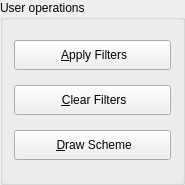
     <widget class="QGroupBox" name="groupBox_3">
      <property name="enabled">
       <bool>true</bool>
      </property>
      <property name="sizePolicy">
       <sizepolicy hsizetype="Fixed" vsizetype="Fixed">
        <horstretch>0</horstretch>
        <verstretch>0</verstretch>
       </sizepolicy>
      </property>
      <property name="minimumSize">
       <size>
        <width>185</width>
        <height>185</height>
       </size>
      </property>
      <property name="maximumSize">
       <size>
        <width>180</width>
        <height>185</height>
       </size>
      </property>
      <property name="baseSize">
       <size>
        <width>0</width>
        <height>165</height>
       </size>
      </property>
      <property name="title">
       <string>User operations</string>
      </property>
      <layout class="QVBoxLayout" name="verticalLayout_2">
       <item>
        <widget class="QPushButton" name="pb_applyFilters">
         <property name="sizePolicy">
          <sizepolicy hsizetype="Preferred" vsizetype="Preferred">
           <horstretch>0</horstretch>
           <verstretch>0</verstretch>
          </sizepolicy>
         </property>
         <property name="maximumSize">
          <size>
           <width>16777215</width>
           <height>30</height>
          </size>
         </property>
         <property name="toolTip">
          <string>Apply Filters (Enter)</string>
         </property>
         <property name="text">
          <string> &amp;Apply Filters</string>
         </property>
         <property name="icon">
          <iconset resource="isomapi_resources.qrc">
           <normaloff>:/Icons/trans.gif</normaloff>:/Icons/trans.gif</iconset>
         </property>
        </widget>
       </item>
       <item>
        <widget class="QPushButton" name="pb_clearFilters">
         <property name="sizePolicy">
          <sizepolicy hsizetype="Preferred" vsizetype="Preferred">
           <horstretch>0</horstretch>
           <verstretch>0</verstretch>
          </sizepolicy>
         </property>
         <property name="maximumSize">
          <size>
           <width>16777215</width>
           <height>30</height>
          </size>
         </property>
         <property name="toolTip">
          <string>Clear Filters (C)</string>
         </property>
         <property name="text">
          <string> &amp;Clear Filters</string>
         </property>
         <property name="icon">
          <iconset resource="isomapi_resources.qrc">
           <normaloff>:/Icons/clear.gif</normaloff>:/Icons/clear.gif</iconset>
         </property>
        </widget>
       </item>
       <item>
        <widget class="QPushButton" name="pb_levelScheme">
         <property name="sizePolicy">
          <sizepolicy hsizetype="Preferred" vsizetype="Preferred">
           <horstretch>0</horstretch>
           <verstretch>0</verstretch>
          </sizepolicy>
         </property>
         <property name="maximumSize">
          <size>
           <width>16777215</width>
           <height>30</height>
          </size>
         </property>
         <property name="toolTip">
          <string>Draw Scheme (D)</string>
         </property>
         <property name="text">
          <string> &amp;Draw Scheme</string>
         </property>
         <property name="icon">
          <iconset resource="isomapi_resources.qrc">
           <normaloff>:/Icons/gamma_decay3.png</normaloff>:/Icons/gamma_decay3.png</iconset>
         </property>
         <property name="iconSize">
          <size>
           <width>20</width>
           <height>20</height>
          </size>
         </property>
        </widget>
       </item>
      </layout>
     </widget>
